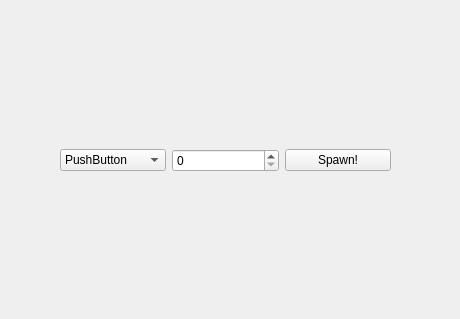
<?xml version="1.0" encoding="UTF-8"?>
<ui version="4.0">
 <class>Spawn</class>
 <widget class="QWidget" name="Spawn">
  <property name="geometry">
   <rect>
    <x>0</x>
    <y>0</y>
    <width>460</width>
    <height>319</height>
   </rect>
  </property>
  <property name="windowTitle">
   <string>Spawn</string>
  </property>
  <widget class="QWidget" name="gridLayoutWidget">
   <property name="geometry">
    <rect>
     <x>60</x>
     <y>140</y>
     <width>331</width>
     <height>41</height>
    </rect>
   </property>
   <layout class="QHBoxLayout" name="horizontalLayout">
    <item>
     <widget class="QComboBox" name="comboBox">
      <item>
       <property name="text">
        <string>PushButton</string>
       </property>
      </item>
      <item>
       <property name="text">
        <string>LineEdit</string>
       </property>
      </item>
      <item>
       <property name="text">
        <string>Label</string>
       </property>
      </item>
     </widget>
    </item>
    <item>
     <widget class="QSpinBox" name="spinBox">
      <property name="maximum">
       <number>5</number>
      </property>
     </widget>
    </item>
    <item>
     <widget class="QPushButton" name="pushButton">
      <property name="text">
       <string>Spawn!</string>
      </property>
     </widget>
    </item>
   </layout>
  </widget>
 </widget>
 <resources/>
 <connections/>
</ui>
